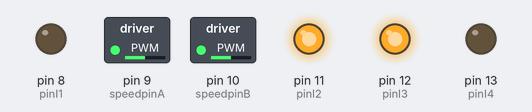
Simulated run of this sketch. Board: Arduino Uno, built with avr-gcc and run on an emulated ATmega328P. On the bench: switched loads named in the sketch (green lamp = pin HIGH), output pins drawn as LEDs (lit = HIGH).

Above: at 0.05 s.
At 6.0 s:
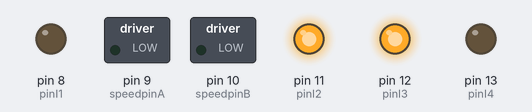
At 11.95 s:
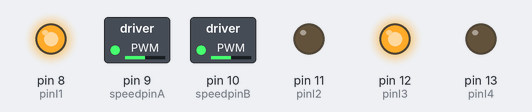
Timing chart, 0 to 13.8 s (numbered marks = the images above):
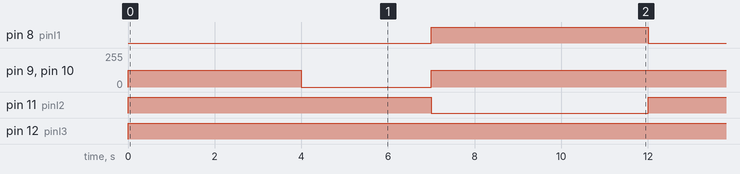

Measured:
- by itself, pin 8 (pinI1): alternates HIGH for 5.0 s and LOW for 7.0 s
- by itself, pin 9 (speedpinA), pin 10 (speedpinB): repeats every 12.0 s: 0/255 3.0 s, 127/255 9.0 s
- by itself, pin 11 (pinI2): alternates HIGH for 7.0 s and LOW for 5.0 s
- by itself, pin 12 (pinI3): LOW → HIGH at 0.00 s

The sketch:

Robocar.ino
```cpp
// (licence header left out)
int pinI1=8;//define I1 interface
int pinI2=11;//define I2 interface
int speedpinA=9;//enable motor A
int pinI3=12;//define I3 interface
int pinI4=13;//define I4 interface
int speedpinB=10;//enable motor B
int spead = 127;//define the spead of motor
const int echoPin = 1;
const int trigPin = 2;

void setup()
{
  pinMode(pinI1,OUTPUT);
  pinMode(pinI2,OUTPUT);
  pinMode(speedpinA,OUTPUT);
  pinMode(pinI3,OUTPUT);
  pinMode(pinI4,OUTPUT);
  pinMode(speedpinB,OUTPUT);
  pinMode(echoPin, INPUT);
  pinMode(trigPin, OUTPUT);
}

void forward()
{
     analogWrite(speedpinA,spead);//input a simulation value to set the speed
     analogWrite(speedpinB,spead);
     digitalWrite(pinI4,LOW);//turn DC Motor B move clockwise
     digitalWrite(pinI3,HIGH);
     digitalWrite(pinI2,HIGH);//turn DC Motor A move anticlockwise
     digitalWrite(pinI1,LOW);
}
void backward()//
{
     analogWrite(speedpinA,spead);//input a simulation value to set the speed
     analogWrite(speedpinB,spead);
     digitalWrite(pinI4,HIGH);//turn DC Motor B move anticlockwise
     digitalWrite(pinI3,LOW);
     digitalWrite(pinI2,LOW);//turn DC Motor A move clockwise
     digitalWrite(pinI1,HIGH);
}
void left()//
{
     analogWrite(speedpinA,spead);//input a simulation value to set the speed
     analogWrite(speedpinB,spead);
     digitalWrite(pinI4,LOW);//turn DC Motor B move clockwise
     digitalWrite(pinI3,HIGH);
     digitalWrite(pinI2,LOW);//turn DC Motor A move clockwise
     digitalWrite(pinI1,HIGH);
}
void right()//
{
     analogWrite(speedpinA,spead);//input a simulation value to set the speed
     analogWrite(speedpinB,spead);
     digitalWrite(pinI4,HIGH);//turn DC Motor B move anticlockwise
     digitalWrite(pinI3,LOW);
     digitalWrite(pinI2,HIGH);//turn DC Motor A move clockwise
     digitalWrite(pinI1,LOW);
}
void halt()//
{
     digitalWrite(speedpinA,LOW);// Unenble the pin, to stop the motor. this should be done to avid damaging the motor.
     digitalWrite(speedpinB,LOW);
     delay(1000);

}

double ping() {
   digitalWrite(trigPin, LOW);
    delayMicroseconds(2);
    digitalWrite(trigPin, HIGH);
    delayMicroseconds(10);
    digitalWrite(trigPin, LOW);
    double duration = pulseIn(echoPin,HIGH)/2;
    const float speedOfSound = 343.2;
    double distance = (duration/1000000) * speedOfSound;
    return distance;
}

void loop()
{
  forward();
  delay(4000);
  halt();
  delay(2000);
  left();
  delay(5000);
}
```
